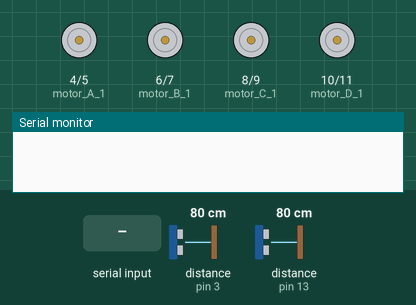
This sketch was run on a simulated Arduino Uno, built with avr-gcc and run on an emulated ATmega328P. Shown: motor-driver pin pairs drawn as motors (green arrow = first pin HIGH = forward, orange = second pin HIGH = backward, longer = more drive), the last lines printed to the serial monitor. Wiring (inferred from the names in the program): 2 × ultrasonic range finder: trigger pin 2, echo pin 3 / trigger pin 12, echo pin 13. The inputs (shaded band) are chosen by the test bench; at power-on: distance to the obstacle (sensors on pin 3, pin 13) 80 cm. The echo pulse lasts 58.3 µs per cm.

Above: at 1.2 s.
1.3 s: "L" received over Serial
At 1.41 s:
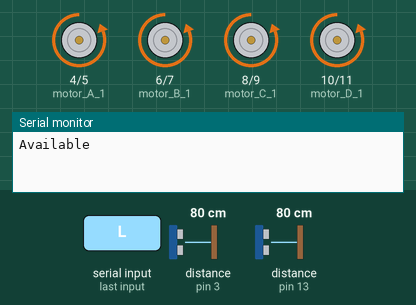
3.0 s: "R" received over Serial
At 3.11 s:
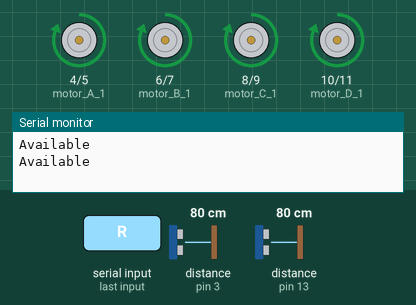
Timing chart, 0 to 6.0 s (numbered marks = the images above; inputs shaded):
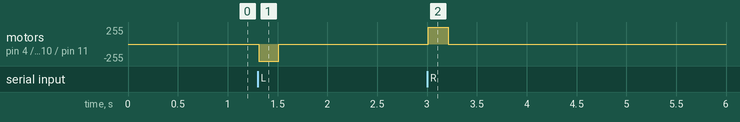

Measured:
- after the input at 1.3 s, motor on pin 4 (motor_A_1) / pin 5 (motor_A_2), motor on pin 6 (motor_B_1) / pin 7 (motor_B_2), motor on pin 8 (motor_C_1) / pin 9 (motor_C_2), motor on pin 10 (motor_D_1) / pin 11 (motor_D_2): stopped → backward 255/255 at once, → stopped 0.20 s later
- after the input at 3.0 s, motor on pin 4 (motor_A_1) / pin 5 (motor_A_2), motor on pin 6 (motor_B_1) / pin 7 (motor_B_2), motor on pin 8 (motor_C_1) / pin 9 (motor_C_2), motor on pin 10 (motor_D_1) / pin 11 (motor_D_2): stopped → forward 255/255 at once, → stopped 0.20 s later

The sketch:

Rover-Arduino.ino
```cpp
int motor_A_1 = 4;
int motor_A_2 = 5;

int motor_B_1 = 6;
int motor_B_2 = 7;

int motor_C_1 = 8;
int motor_C_2 = 9;

int motor_D_1 = 10;
int motor_D_2 = 11;

int command = 'N';

const int trigPin1 = 12;
const int echoPin1 = 13;
const int trigPin2 = 2;
const int echoPin2 = 3;

long t1,t2;
int d1,d2;

void setup() {
    Serial.begin(9600);
    // Set the pin modes of the above IO pins to OUTPUT
    pinMode(motor_A_1, OUTPUT);
    pinMode(motor_A_2, OUTPUT);
    pinMode(motor_B_1, OUTPUT);
    pinMode(motor_B_2, OUTPUT);
    pinMode(motor_C_1, OUTPUT);
    pinMode(motor_C_2, OUTPUT);
    pinMode(motor_D_1, OUTPUT);
    pinMode(motor_D_2, OUTPUT);
    pinMode(trigPin1, OUTPUT);
    pinMode(echoPin1, INPUT);
    pinMode(trigPin2, OUTPUT);
    pinMode(echoPin2, INPUT);

}
void loop() {

    if(Serial.available())
    {
      int val = Serial.read();
      //String s = "Val : "+String(val);
      //Serial.println(s);
      if(val!=command)
      {
        command = val;
      }

      Serial.println("Available");
    }

    digitalWrite(trigPin1, LOW);
    delayMicroseconds(2);
    digitalWrite(trigPin1, HIGH);
    delayMicroseconds(10);
    digitalWrite(trigPin1, LOW);
    t1 = pulseIn(echoPin1, HIGH);
    d1= t1*0.034/2;

    digitalWrite(trigPin2, LOW);
    delayMicroseconds(2);
    digitalWrite(trigPin2, HIGH);
    delayMicroseconds(10);
    digitalWrite(trigPin2, LOW);
    t2 = pulseIn(echoPin2, HIGH);
    d2= t2*0.034/2;

//    String s1 = String(d1);
//    String s2 = String(d2);
//    Serial.println(s1+","+s2);

  if(command == 76 && d1>20)
    {
      digitalWrite(motor_A_1, LOW);
      digitalWrite(motor_A_2, HIGH);
      digitalWrite(motor_B_1, LOW);
      digitalWrite(motor_B_2, HIGH);
      digitalWrite(motor_C_1, LOW);
      digitalWrite(motor_C_2, HIGH);
      digitalWrite(motor_D_1, LOW);
      digitalWrite(motor_D_2, HIGH);
      delay(200);
    }
    else if(command == 82 && d2>20)
    {
      digitalWrite(motor_A_2, LOW);
      digitalWrite(motor_A_1, HIGH);
      digitalWrite(motor_B_2, LOW);
      digitalWrite(motor_B_1, HIGH);
      digitalWrite(motor_C_2, LOW);
      digitalWrite(motor_C_1, HIGH);
      digitalWrite(motor_D_2, LOW);
      digitalWrite(motor_D_1, HIGH);
      delay(200);
    }
    else
    {
      digitalWrite(motor_A_1, LOW);
      digitalWrite(motor_A_2, LOW);
      digitalWrite(motor_B_1, LOW);
      digitalWrite(motor_B_2, LOW);
      digitalWrite(motor_C_1, LOW);
      digitalWrite(motor_C_2, LOW);
      digitalWrite(motor_D_1, LOW);
      digitalWrite(motor_D_2, LOW);
    }
    digitalWrite(motor_A_1, LOW);
    digitalWrite(motor_A_2, LOW);
    digitalWrite(motor_B_1, LOW);
    digitalWrite(motor_B_2, LOW);
    digitalWrite(motor_C_1, LOW);
    digitalWrite(motor_C_2, LOW);
    digitalWrite(motor_D_1, LOW);
    digitalWrite(motor_D_2, LOW);
    command = 'N';
 }
```
